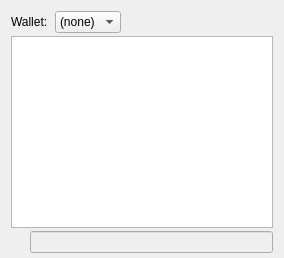
     <widget class="QWidget" name="tab_console">
      <attribute name="title">
       <string>&amp;Console</string>
      </attribute>
      <layout class="QVBoxLayout" name="verticalLayout_3">
       <property name="spacing">
        <number>3</number>
       </property>
       <property name="bottomMargin">
        <number>5</number>
       </property>
       <item>
        <layout class="QHBoxLayout" name="horizontalLayout">
         <property name="spacing">
          <number>4</number>
         </property>
         <item>
          <widget class="QLabel" name="WalletSelectorLabel">
           <property name="text">
            <string>Wallet: </string>
           </property>
          </widget>
         </item>
         <item>
          <widget class="QComboBox" name="WalletSelector">
           <property name="sizeAdjustPolicy">
            <enum>QComboBox::AdjustToContents</enum>
           </property>
           <item>
            <property name="text">
             <string>(none)</string>
            </property>
           </item>
          </widget>
         </item>
         <item>
          <spacer name="horizontalSpacer">
           <property name="orientation">
            <enum>Qt::Horizontal</enum>
           </property>
           <property name="sizeHint" stdset="0">
            <size>
             <width>40</width>
             <height>20</height>
            </size>
           </property>
          </spacer>
         </item>
         <item>
          <widget class="QPushButton" name="fontSmallerButton">
           <property name="maximumSize">
            <size>
             <width>24</width>
             <height>24</height>
            </size>
           </property>
           <property name="toolTip">
            <string>Decrease font size</string>
           </property>
           <property name="text">
            <string/>
           </property>
           <property name="icon">
            <iconset resource="../bitcoin.qrc">
             <normaloff>:/icons/fontsmaller</normaloff>:/icons/fontsmaller</iconset>
           </property>
           <property name="iconSize">
            <size>
             <width>24</width>
             <height>16</height>
            </size>
           </property>
           <property name="autoDefault">
            <bool>false</bool>
           </property>
           <property name="flat">
            <bool>true</bool>
           </property>
          </widget>
         </item>
         <item>
          <widget class="QPushButton" name="fontBiggerButton">
           <property name="maximumSize">
            <size>
             <width>24</width>
             <height>24</height>
            </size>
           </property>
           <property name="toolTip">
            <string>Increase font size</string>
           </property>
           <property name="text">
            <string/>
           </property>
           <property name="icon">
            <iconset resource="../bitcoin.qrc">
             <normaloff>:/icons/fontbigger</normaloff>:/icons/fontbigger</iconset>
           </property>
           <property name="iconSize">
            <size>
             <width>24</width>
             <height>16</height>
            </size>
           </property>
           <property name="autoDefault">
            <bool>false</bool>
           </property>
           <property name="flat">
            <bool>true</bool>
           </property>
          </widget>
         </item>
         <item>
          <widget class="QPushButton" name="clearButton">
           <property name="maximumSize">
            <size>
             <width>24</width>
             <height>24</height>
            </size>
           </property>
           <property name="toolTip">
            <string>Clear console</string>
           </property>
           <property name="layoutDirection">
            <enum>Qt::LeftToRight</enum>
           </property>
           <property name="text">
            <string/>
           </property>
           <property name="icon">
            <iconset resource="../bitcoin.qrc">
             <normaloff>:/icons/remove</normaloff>:/icons/remove</iconset>
           </property>
           <property name="shortcut">
            <string notr="true">Ctrl+L</string>
           </property>
           <property name="autoDefault">
            <bool>false</bool>
           </property>
           <property name="flat">
            <bool>true</bool>
           </property>
          </widget>
         </item>
         <item>
          <widget class="QPushButton" name="exportButton">
           <property name="maximumSize">
            <size>
             <width>24</width>
             <height>24</height>
            </size>
           </property>
           <property name="toolTip">
            <string>Export console history to file</string>
           </property>
           <property name="text">
            <string/>
           </property>
           <property name="icon">
            <iconset resource="../bitcoin.qrc">
             <normaloff>:/icons/export</normaloff>:/icons/export</iconset>
           </property>
           <property name="shortcut">
            <string notr="true">Ctrl+S</string>
           </property>
           <property name="autoDefault">
            <bool>false</bool>
           </property>
           <property name="flat">
            <bool>true</bool>
           </property>
          </widget>
         </item>
        </layout>
       </item>
       <item>
        <widget class="QTextEdit" name="messagesWidget">
         <property name="minimumSize">
          <size>
           <width>0</width>
           <height>100</height>
          </size>
         </property>
         <property name="readOnly">
          <bool>true</bool>
         </property>
         <property name="tabKeyNavigation" stdset="0">
          <bool>false</bool>
         </property>
         <property name="columnCount" stdset="0">
          <number>2</number>
         </property>
        </widget>
       </item>
       <item>
        <layout class="QHBoxLayout" name="horizontalLayoutPrompt">
         <property name="spacing">
          <number>3</number>
         </property>
         <item>
          <widget class="QPushButton" name="promptIcon">
           <property name="enabled">
            <bool>false</bool>
           </property>
           <property name="maximumSize">
            <size>
             <width>16</width>
             <height>24</height>
            </size>
           </property>
           <property name="text">
            <string/>
           </property>
           <property name="icon">
            <iconset resource="../bitcoin.qrc">
             <normaloff>:/icons/prompticon</normaloff>
             <disabledoff>:/icons/prompticon</disabledoff>:/icons/prompticon</iconset>
           </property>
           <property name="iconSize">
            <size>
             <width>14</width>
             <height>14</height>
            </size>
           </property>
           <property name="autoDefault">
            <bool>false</bool>
           </property>
           <property name="flat">
            <bool>true</bool>
           </property>
          </widget>
         </item>
         <item>
          <widget class="QLineEdit" name="lineEdit">
           <property name="enabled">
            <bool>false</bool>
           </property>
           <property name="placeholderText">
            <string/>
           </property>
          </widget>
         </item>
        </layout>
       </item>
      </layout>
     </widget>
